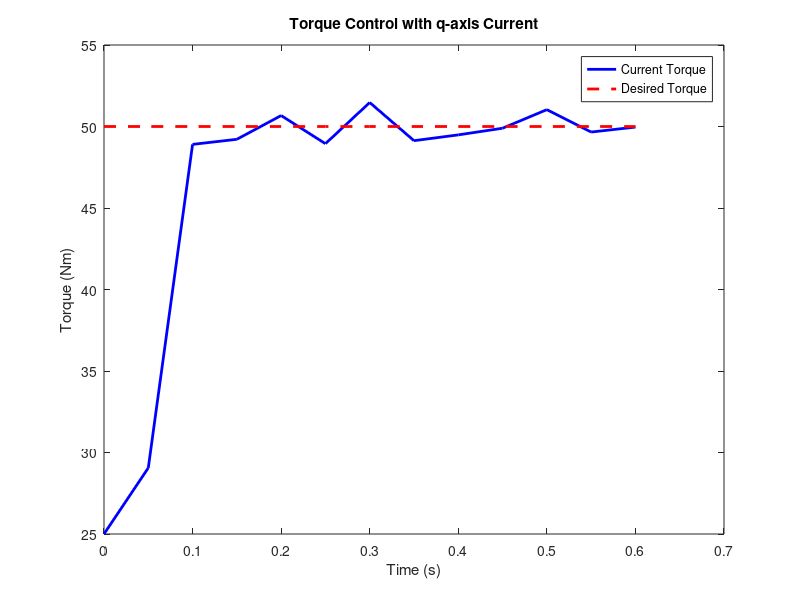
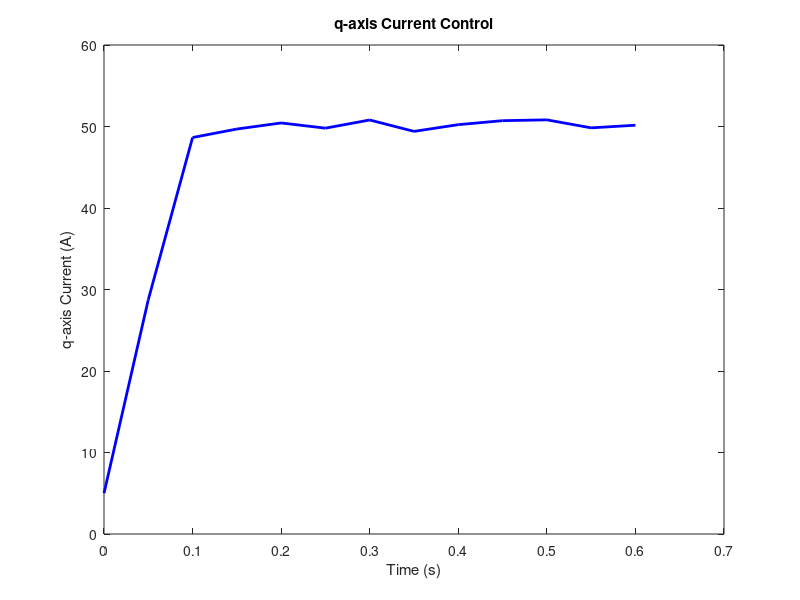

The MATLAB source for these figures, in order:
% Constants and parameters
desired_torque = 50;    % Desired torque (Nm)
Kp = 0.95;               % Proportional gain
dt = 0.05;             % Time step (s)
tolerance = 0.1;        % Tolerance for reaching the desired torque (Nm)
noise_std_dev = 0.5;      % Standard deviation of noise (Nm)

% Initial values
curr_torque = 25;        % Current torque (initialize to zero)
i_q = 5;                % Initial q-axis current

% Arrays to store data for plotting
time = [0];             % Time array for plotting
torque_values = [curr_torque];   % Array to store torque values for plotting
i_q_values = [i_q];     % Array to store q-axis current values for plotting

% Simulation loop
simulation_time = 5;    % Total simulation time (s)
while abs(desired_torque - curr_torque) > tolerance
    % Error calculation (desired_torque - current_torque)
    error = desired_torque - curr_torque;
    
    % Calculate the change in q-axis current using the P-controller
    delta_i_q = Kp * error;
    
    % Update the q-axis current
    i_q = i_q + delta_i_q;
    
    % Add noise to the measured torque
    noise = noise_std_dev * randn();  % Generate random noise sample
    curr_torque = i_q + noise;        % Add noise to the measured torque
    
    % Store data for plotting
    time = [time, time(end) + dt];
    torque_values = [torque_values, curr_torque];
    i_q_values = [i_q_values, i_q];
    
    % Ensure simulation doesn't run indefinitely
    if time(end) >= simulation_time
        break;
    end
end

% Display the q-axis current at which desired torque was achieved
disp(['Desired torque of ', num2str(desired_torque), ' Nm was achieved at i_q = ', num2str(i_q)]);

% Plot the results
figure;
plot(time, torque_values, 'b-', 'LineWidth', 2);
hold on;
plot(time, desired_torque*ones(size(time)), 'r--', 'LineWidth', 2);
hold off;
xlabel('Time (s)');
ylabel('Torque (Nm)');
legend('Current Torque', 'Desired Torque');
title('Torque Control with q-axis Current');

figure;
plot(time, i_q_values, 'b-', 'LineWidth', 2);
xlabel('Time (s)');
ylabel('q-axis Current (A)');
title('q-axis Current Control');
